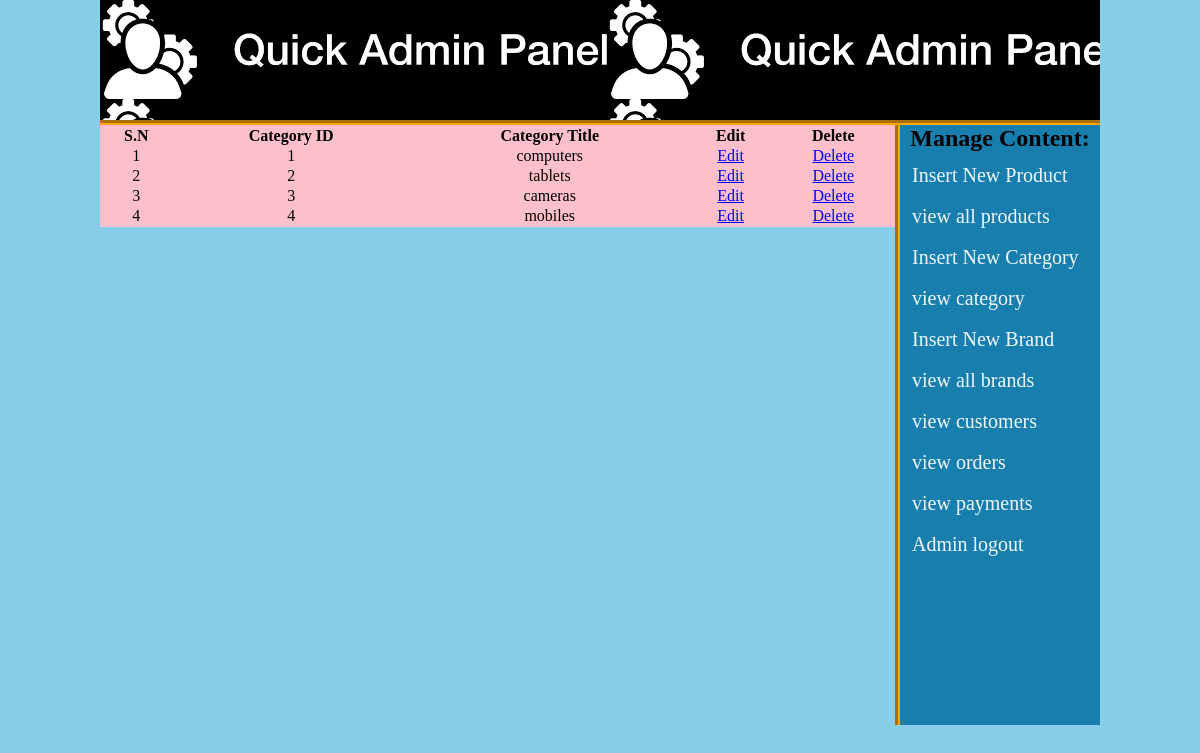
/admin_area/index.php?view_cat (signed in), run on the app's committed database.
### tables this page shows
CREATE TABLE `categories` (
  `cat_id` int(10) NOT NULL,
  `cat_title` varchar(255) NOT NULL
);

### admin_area/view_cat.php (the view)
<form action="" method="post">
    <table  width="795"  bgcolor="pink">
        <tr align="center">
           <th>S.N</th>
            <th>Category ID</th>
            <th>Category Title</th>
            <th>Edit</th>
            <th>Delete</th>
        </tr>
        <?php
        include 'includes/db.php';
         $get_pro='SELECT * FROM `categories` ';
     $run_pro=mysqli_query($con,$get_pro);
  $i=0;
    while($row_pro=mysqli_fetch_array($run_pro)){
        $cat_id=$row_pro['cat_id'];
        $cat_title=$row_pro['cat_title'];
      $i++;
        ?>
        <tr align="center">
            <td><?= $i?></td>
            <td><?= $cat_id?></td>
            <td><?= $cat_title ?></td>
           <td><a href="index.php?edit_cat=<?=  $cat_id?>">Edit</a></td>
            <td><a href="index.php?delete_cat=<?=  $cat_id?>">Delete</a></td>
        </tr>
        <?php } ?>
    </table>
</form>

### admin_area/styles/style.css (style rules this page uses)
* { margin:0px ; padding:0px }
body { background-color:skyblue }

### data on the page
categories: cat_id "1", cat_title "computers"
categories: cat_id "2", cat_title "tablets"
categories: cat_id "3", cat_title "cameras"
categories: cat_id "4", cat_title "mobiles"
